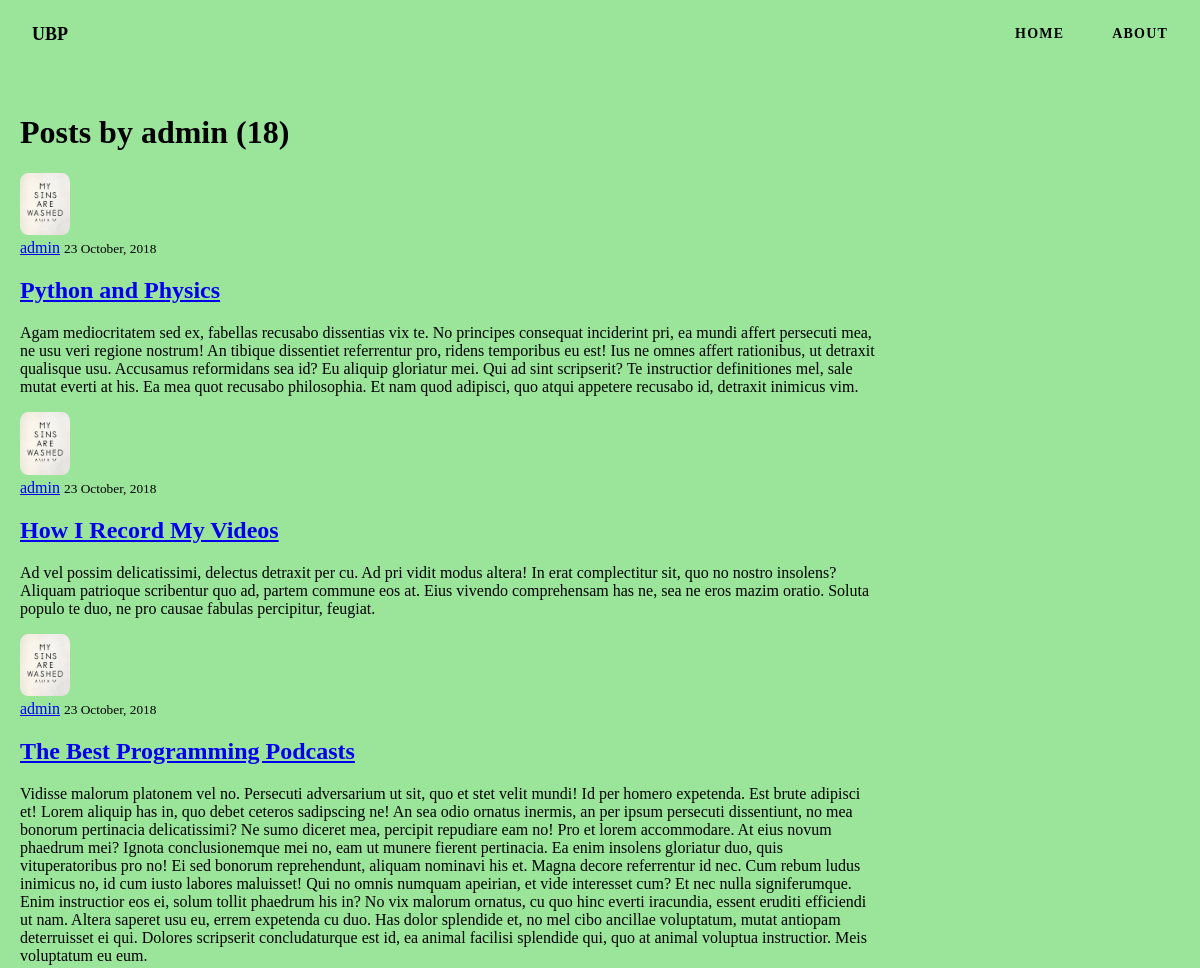
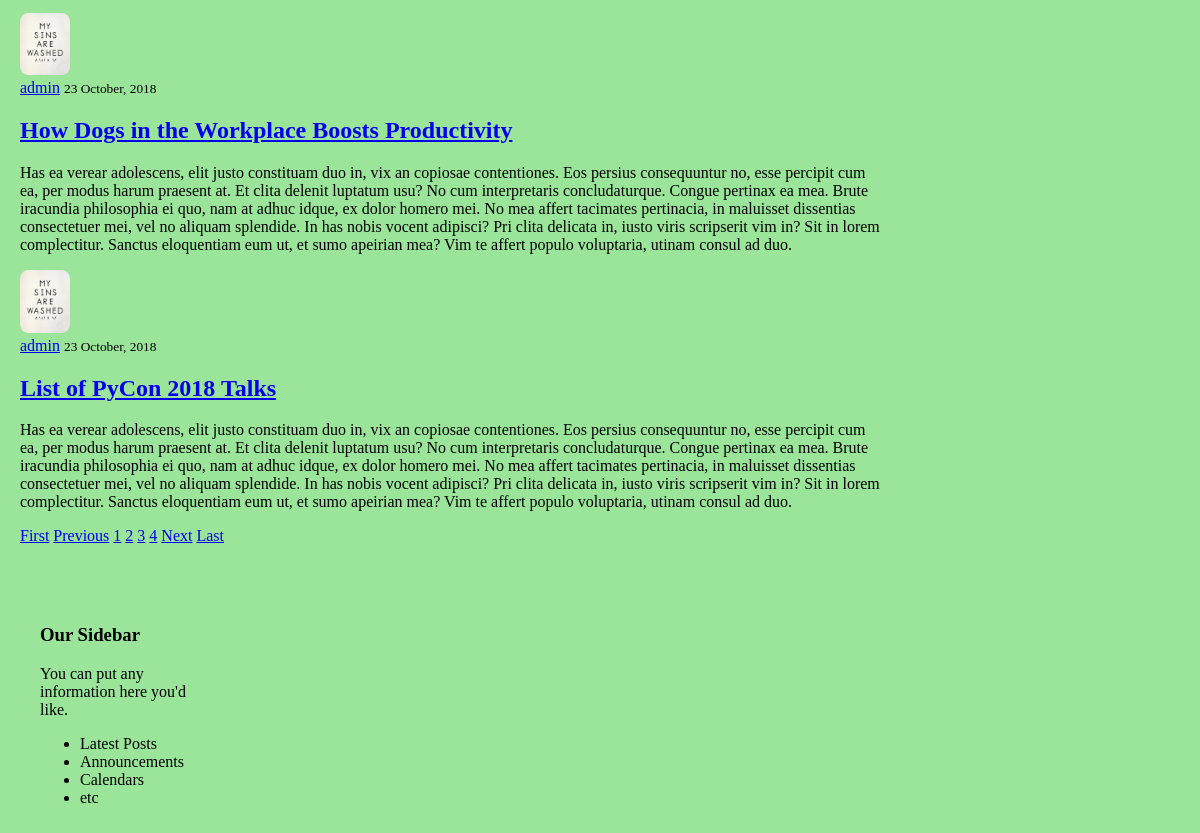
Screenshot of /user/admin?page=2 with the database file from the repository (2 pictures, top to bottom).
### blog/models.py (models this page shows, shortened)
class Post(models.Model):
    title = models.CharField(max_length=100)
    content = models.TextField()
    date_posted = models.DateTimeField(default=timezone.now)
    author = models.ForeignKey(User, on_delete=models.CASCADE)  # on_delete = u slučaju kada se obriše user, obrisati će se i svi njegovi postovi

### users/models.py (models this page shows, shortened)
class Profile(models.Model):
    user = models.OneToOneField(User, on_delete=models.CASCADE)
    image = models.ImageField(default='default.jpg', upload_to='profile_pics')

### blog/views.py (the view)
# urls.py: path('user/<str:username>', UserPostListView.as_view(), name='user-posts'),
class UserPostListView(ListView):
    model = Post
    template_name = 'blog/user_posts.html'
    context_object_name = 'posts'
    paginate_by = 5     # podešavanje koliko postova po stranici
    def get_queryset(self):
        user = get_object_or_404(User, username=self.kwargs.get('username'))
        return Post.objects.filter(author=user).order_by('-date_posted')

### blog/templates/blog/user_posts.html
{% extends "blog/base.html" %}
{% block content %}
    <h1 class="">Posts by {{ view.kwargs.username }} ({{ page_obj.paginator.count }})</h1>
    {% for post in posts %}
        <article class="">
            <img class="user-logo" src="{{ post.author.profile.image.url }}">
            <div class="">
                <div class="">
                    <a class="" href="{% url 'user-posts' post.author.username %}">{{ post.author }}</a>
                    <small class="">{{ post.date_posted|date:"d F, Y" }}</small>
                </div>
                <h2><a class="" href="{% url 'post-detail' post.id %}">{{ post.title }}</a></h2>
                <p class="">{{ post.content }}</p>
            </div>
        </article>
    {% endfor %}
    {% if is_paginated %}
        {% if page_obj.has_previous %}
            <a class="" href="?page=1">First</a>
            <a class="" href="?page={{ page_obj.previous_page_number }}">Previous</a>
        {% endif %}
        {% for num in page_obj.paginator.page_range %}
            {% if page_obj.number == num %}
                <a class="" href="?page={{ num }}">{{ num }}</a>
            {% elif num > page_obj.number|add:'-3' and num < page_obj.number|add:'3' %}
                <a class="" href="?page={{ num }}">{{ num }}</a>
            {% endif %}
        {% endfor %}
        {% if page_obj.has_next %}
            <a class="" href="?page={{ page_obj.next_page_number }}">Next</a>
            <a class="" href="?page={{ page_obj.paginator.num_pages }}">Last</a>
        {% endif %}
    {% endif %}
{% endblock content %}

### blog/static/blog/main.css (style rules this page uses)
* { box-sizing: border-box; }
html { margin: 0; padding: 0; width: 100%; height: 100vh; }
body { margin: 0; padding: 0; width: 100%; height: 100vh; font-family: Poppins; font-weight: 400; background-color: #9ae59a; }
.user-logo { width: 50px; height: auto; border-radius: 15%; }

### rows the page displays
Post: author.profile.image (picture), author "admin", date_posted "23 October, 2018", title "Python and Physics", content "Agam mediocritatem sed ex, fabellas recusabo dissentias vix te. No principes consequat inciderint pri, ea mundi affert persecuti mea, ne usu veri regione nostrum! An tibique dissentiet referrentur pro, ridens temporibus eu est! Ius ne omnes affert rationibus, ut detraxit qualisque usu. Accusamus reformidans sea id? Eu aliquip gloriatur mei. Qui ad sint scripserit? Te instructior definitiones mel, sale mutat everti at his. Ea mea quot recusabo philosophia. Et nam quod adipisci, quo atqui appetere recusabo id, detraxit inimicus vim."
Post: author.profile.image (picture), author "admin", date_posted "23 October, 2018", title "How I Record My Videos", content "Ad vel possim delicatissimi, delectus detraxit per cu. Ad pri vidit modus altera! In erat complectitur sit, quo no nostro insolens? Aliquam patrioque scribentur quo ad, partem commune eos at. Eius vivendo comprehensam has ne, sea ne eros mazim oratio. Soluta populo te duo, ne pro causae fabulas percipitur, feugiat."
Post: author.profile.image (picture), author "admin", date_posted "23 October, 2018", title "The Best Programming Podcasts", content "Vidisse malorum platonem vel no. Persecuti adversarium ut sit, quo et stet velit mundi! Id per homero expetenda. Est brute adipisci et! Lorem aliquip has in, quo debet ceteros sadipscing ne! An sea odio ornatus inermis, an per ipsum persecuti dissentiunt, no mea bonorum pertinacia delicatissimi? Ne sumo diceret mea, percipit repudiare eam no! Pro et lorem accommodare. At eius novum phaedrum mei? Ignota conclusionemque mei no, eam ut munere fierent pertinacia. Ea enim insolens gloriatur duo, quis vituperatoribus pro no! Ei sed bonorum reprehendunt, aliquam nominavi his et. Magna decore referrentur id nec. Cum rebum ludus inimicus no, id cum iusto labores maluisset! Qui no omnis numquam…"
Post: author.profile.image (picture), author "admin", date_posted "23 October, 2018", title "How Dogs in the Workplace Boosts Productivity", content "Has ea verear adolescens, elit justo constituam duo in, vix an copiosae contentiones. Eos persius consequuntur no, esse percipit cum ea, per modus harum praesent at. Et clita delenit luptatum usu? No cum interpretaris concludaturque. Congue pertinax ea mea. Brute iracundia philosophia ei quo, nam at adhuc idque, ex dolor homero mei. No mea affert tacimates pertinacia, in maluisset dissentias consectetuer mei, vel no aliquam splendide. In has nobis vocent adipisci? Pri clita delicata in, iusto viris scripserit vim in? Sit in lorem complectitur. Sanctus eloquentiam eum ut, et sumo apeirian mea? Vim te affert populo voluptaria, utinam consul ad duo."
Post: author.profile.image (picture), author "admin", date_posted "23 October, 2018", title "List of PyCon 2018 Talks", content "Has ea verear adolescens, elit justo constituam duo in, vix an copiosae contentiones. Eos persius consequuntur no, esse percipit cum ea, per modus harum praesent at. Et clita delenit luptatum usu? No cum interpretaris concludaturque. Congue pertinax ea mea. Brute iracundia philosophia ei quo, nam at adhuc idque, ex dolor homero mei. No mea affert tacimates pertinacia, in maluisset dissentias consectetuer mei, vel no aliquam splendide. In has nobis vocent adipisci? Pri clita delicata in, iusto viris scripserit vim in? Sit in lorem complectitur. Sanctus eloquentiam eum ut, et sumo apeirian mea? Vim te affert populo voluptaria, utinam consul ad duo."

### other values shown
{{ view.kwargs.username }} "admin"
{{ page_obj.paginator.count }} "18"
{{ num }} "1" "3" "4"
{{ num }} "2"
